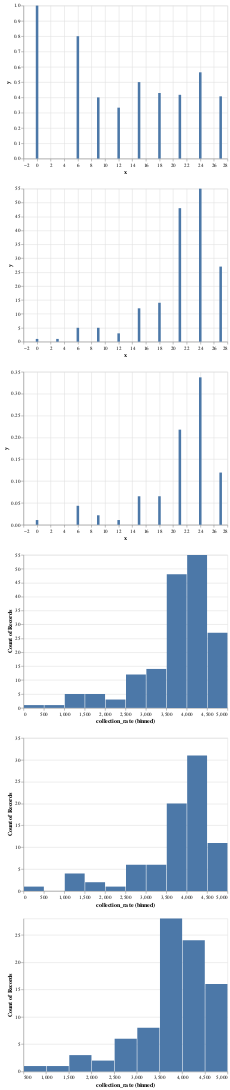

The code cell stored with this chart in its notebook:
### Code cell
binned_matches = all_matches = alt.Chart(
    pd.DataFrame({
        'y': map(lambda x: x[0], binned_winrates),
        'x': [3 * i for i in range(0, len(binned_winrates))],
    })
).mark_bar().encode(
    x='x',
    y='y',
)
binned_count = all_matches = alt.Chart(
    pd.DataFrame({
        'y': map(lambda x: x[1], binned_winrates),
        'x': [3 * i for i in range(0, len(binned_winrates))],
    })
).mark_bar().encode(
    x='x',
    y='y',
)
binned_exp = all_matches = alt.Chart(
    pd.DataFrame({
        'y': map(lambda x: 1.9896907216494846 * ((x[0] * x[1]) / len(outcomes)), binned_winrates),
        'x': [3 * i for i in range(0, len(binned_winrates))],
    })
).mark_bar().encode(
    x='x',
    y='y',
)

wins = len(outcomes[outcomes['outcome'] == 'win'])
losses = len(outcomes[outcomes['outcome'] == 'loss'])
print(wins / (wins + losses), wins, losses)
print(sum(map(lambda x: (x[0] * x[1]) / len(outcomes), binned_winrates)))
print(1 / (wins / (wins + losses)))
print(list(map(lambda x: round(4 * 400 * 1.9896907216494846 * ((x[0] * x[1]) / len(outcomes)), 0), binned_winrates)))
print(list(map(lambda x: round(1.9896907216494846 * ((x[0] * x[1]) / len(outcomes)), 3), binned_winrates)))

all_matches = alt.Chart(collection_outcomes[collection_outcomes['race'] == 'Terran']).mark_bar().encode(
    x=alt.X('collection_rate:Q', bin=True),
    y='count()',
) 
wins = alt.Chart(collection_outcomes[(collection_outcomes['outcome'] == 'win') & (collection_outcomes['race'] == 'Terran')]).mark_bar().encode(
    x=alt.X('collection_rate:Q', bin=True),
    y='count()',
)
losses = alt.Chart(collection_outcomes[(collection_outcomes['outcome'] == 'loss') & (collection_outcomes['race'] == 'Terran')]).mark_bar().encode(
    x=alt.X('collection_rate:Q', bin=True),
    y='count()',
)

(binned_matches & binned_count & binned_exp) & all_matches & wins & losses

### Figure 1 — Vega-Lite specification as saved in the notebook (floating-point values rounded to 4 significant figures; data arrays with more than 128 entries replaced by an {"elided": "..."} marker saying what was removed)
{"config": {"view": {"continuousWidth": 400, "continuousHeight": 300}}, "vconcat": [{"data": {"name": "data-786fbffde0fc3e38a4419a1b1bd3f7e3"}, "mark": "bar", "encoding": {"x": {"type": "quantitative", "field": "x"}, "y": {"type": "quantitative", "field": "y"}}}, {"data": {"name": "data-962db98a0335a9382ed4240be7ad3c82"}, "mark": "bar", "encoding": {"x": {"type": "quantitative", "field": "x"}, "y": {"type": "quantitative", "field": "y"}}}, {"data": {"name": "data-edfc20b56d4451bbc9bd3a8e52faf63b"}, "mark": "bar", "encoding": {"x": {"type": "quantitative", "field": "x"}, "y": {"type": "quantitative", "field": "y"}}}, {"data": {"name": "data-b9f6253cef514498454eaae1984e93b8"}, "mark": "bar", "encoding": {"x": {"type": "quantitative", "bin": true, "field": "collection_rate"}, "y": {"type": "quantitative", "aggregate": "count"}}}, {"data": {"name": "data-6ea9c10a022f20350533e5da49618ae1"}, "mark": "bar", "encoding": {"x": {"type": "quantitative", "bin": true, "field": "collection_rate"}, "y": {"type": "quantitative", "aggregate": "count"}}}, {"data": {"name": "data-af88b56b29fb7526914260584f8719f2"}, "mark": "bar", "encoding": {"x": {"type": "quantitative", "bin": true, "field": "collection_rate"}, "y": {"type": "quantitative", "aggregate": "count"}}}], "$schema": "https://vega.github.io/schema/vega-lite/v4.8.1.json", "datasets": {"data-786fbffde0fc3e38a4419a1b1bd3f7e3": [{"y": 1.0, "x": 0}, {"y": 0.0, "x": 3}, {"y": 0.8, "x": 6}, {"y": 0.4, "x": 9}, {"y": 0.333, "x": 12}, {"y": 0.5, "x": 15}, {"y": 0.429, "x": 18}, {"y": 0.417, "x": 21}, {"y": 0.564, "x": 24}, {"y": 0.407, "x": 27}], "data-962db98a0335a9382ed4240be7ad3c82": [{"y": 1, "x": 0}, {"y": 1, "x": 3}, {"y": 5, "x": 6}, {"y": 5, "x": 9}, {"y": 3, "x": 12}, {"y": 12, "x": 15}, {"y": 14, "x": 18}, {"y": 48, "x": 21}, {"y": 55, "x": 24}, {"y": 27, "x": 27}], "data-edfc20b56d4451bbc9bd3a8e52faf63b": [{"y": 0.01087, "x": 0}, {"y": 0.0, "x": 3}, {"y": 0.04349, "x": 6}, {"y": 0.02175, "x": 9}, {"y": 0.01086, "x": 12}, {"y": 0.06524, "x": 15}, {"y": 0.0653, "x": 18}, {"y": 0.2176, "x": 21}, {"y": 0.3373, "x": 24}, {"y": 0.1195, "x": 27}], "data-b9f6253cef514498454eaae1984e93b8": {"elided": "171 records"}, "data-6ea9c10a022f20350533e5da49618ae1": [{"outcome": "win", "race": "Terran", "collection_rate": 3599}, {"outcome": "win", "race": "Terran", "collection_rate": 4770}, {"outcome": "win", "race": "Terran", "collection_rate": 3134}, {"outcome": "win", "race": "Terran", "collection_rate": 4215}, {"outcome": "win", "race": "Terran", "collection_rate": 4204}, {"outcome": "win", "race": "Terran", "collection_rate": 3862}, {"outcome": "win", "race": "Terran", "collection_rate": 1785}, {"outcome": "win", "race": "Terran", "collection_rate": 3986}, {"outcome": "win", "race": "Terran", "collection_rate": 3565}, {"outcome": "win", "race": "Terran", "collection_rate": 1091}, {"outcome": "win", "race": "Terran", "collection_rate": 4176}, {"outcome": "win", "race": "Terran", "collection_rate": 335}, {"outcome": "win", "race": "Terran", "collection_rate": 2507}, {"outcome": "win", "race": "Terran", "collection_rate": 4086}, {"outcome": "win", "race": "Terran", "collection_rate": 3510}, {"outcome": "win", "race": "Terran", "collection_rate": 3969}, {"outcome": "win", "race": "Terran", "collection_rate": 4338}, {"outcome": "win", "race": "Terran", "collection_rate": 4048}, {"outcome": "win", "race": "Terran", "collection_rate": 1091}, {"outcome": "win", "race": "Terran", "collection_rate": 3941}, {"outcome": "win", "race": "Terran", "collection_rate": 2933}, {"outcome": "win", "race": "Terran", "collection_rate": 3549}, {"outcome": "win", "race": "Terran", "collection_rate": 4120}, {"outcome": "win", "race": "Terran", "collection_rate": 3896}, {"outcome": "win", "race": "Terran", "collection_rate": 4142}, {"outcome": "win", "race": "Terran", "collection_rate": 2507}, {"outcome": "win", "race": "Terran", "collection_rate": 4098}, {"outcome": "win", "race": "Terran", "collection_rate": 3538}, {"outcome": "win", "race": "Terran", "collection_rate": 3258}, {"outcome": "win", "race": "Terran", "collection_rate": 1315}, {"outcome": "win", "race": "Terran", "collection_rate": 4002}, {"outcome": "win", "race": "Terran", "collection_rate": 1119}, {"outcome": "win", "race": "Terran", "collection_rate": 4058}, {"outcome": "win", "race": "Terran", "collection_rate": 4036}, {"outcome": "win", "race": "Terran", "collection_rate": 4355}, {"outcome": "win", "race": "Terran", "collection_rate": 4092}, {"outcome": "win", "race": "Terran", "collection_rate": 4120}, {"outcome": "win", "race": "Terran", "collection_rate": 4551}, {"outcome": "win", "race": "Terran", "collection_rate": 3851}, {"outcome": "win", "race": "Terran", "collection_rate": 2518}, {"outcome": "win", "race": "Terran", "collection_rate": 2350}, {"outcome": "win", "race": "Terran", "collection_rate": 4579}, {"outcome": "win", "race": "Terran", "collection_rate": 4170}, {"outcome": "win", "race": "Terran", "collection_rate": 3907}, {"outcome": "win", "race": "Terran", "collection_rate": 3885}, {"outcome": "win", "race": "Terran", "collection_rate": 3554}, {"outcome": "win", "race": "Terran", "collection_rate": 3554}, {"outcome": "win", "race": "Terran", "collection_rate": 4467}, {"outcome": "win", "race": "Terran", "collection_rate": 4467}, {"outcome": "win", "race": "Terran", "collection_rate": 4361}, {"outcome": "win", "race": "Terran", "collection_rate": 4568}, {"outcome": "win", "race": "Terran", "collection_rate": 4131}, {"outcome": "win", "race": "Terran", "collection_rate": 4697}, {"outcome": "win", "race": "Terran", "collection_rate": 3526}, {"outcome": "win", "race": "Terran", "collection_rate": 3308}, {"outcome": "win", "race": "Terran", "collection_rate": 4518}, {"outcome": "win", "race": "Terran", "collection_rate": 3504}, {"outcome": "win", "race": "Terran", "collection_rate": 4215}, {"outcome": "win", "race": "Terran", "collection_rate": 3162}, {"outcome": "win", "race": "Terran", "collection_rate": 3638}, {"outcome": "win", "race": "Terran", "collection_rate": 4641}, {"outcome": "win", "race": "Terran", "collection_rate": 4333}, {"outcome": "win", "race": "Terran", "collection_rate": 4428}, {"outcome": "win", "race": "Terran", "collection_rate": 3303}, {"outcome": "win", "race": "Terran", "collection_rate": 4075}, {"outcome": "win", "race": "Terran", "collection_rate": 4490}, {"outcome": "win", "race": "Terran", "collection_rate": 1874}, {"outcome": "win", "race": "Terran", "collection_rate": 4204}, {"outcome": "win", "race": "Terran", "collection_rate": 2922}, {"outcome": "win", "race": "Terran", "collection_rate": 4450}, {"outcome": "win", "race": "Terran", "collection_rate": 4344}, {"outcome": "win", "race": "Terran", "collection_rate": 4893}, {"outcome": "win", "race": "Terran", "collection_rate": 4316}, {"outcome": "win", "race": "Terran", "collection_rate": 4680}, {"outcome": "win", "race": "Terran", "collection_rate": 2524}, {"outcome": "win", "race": "Terran", "collection_rate": 4501}, {"outcome": "win", "race": "Terran", "collection_rate": 3174}, {"outcome": "win", "race": "Terran", "collection_rate": 3650}, {"outcome": "win", "race": "Terran", "collection_rate": 4322}, {"outcome": "win", "race": "Terran", "collection_rate": 4854}, {"outcome": "win", "race": "Terran", "collection_rate": 4114}, {"outcome": "win", "race": "Terran", "collection_rate": 3896}], "data-af88b56b29fb7526914260584f8719f2": [{"outcome": "loss", "race": "Terran", "collection_rate": 3879}, {"outcome": "loss", "race": "Terran", "collection_rate": 4988}, {"outcome": "loss", "race": "Terran", "collection_rate": 4641}, {"outcome": "loss", "race": "Terran", "collection_rate": 2518}, {"outcome": "loss", "race": "Terran", "collection_rate": 3560}, {"outcome": "loss", "race": "Terran", "collection_rate": 4355}, {"outcome": "loss", "race": "Terran", "collection_rate": 3834}, {"outcome": "loss", "race": "Terran", "collection_rate": 4350}, {"outcome": "loss", "race": "Terran", "collection_rate": 3689}, {"outcome": "loss", "race": "Terran", "collection_rate": 839}, {"outcome": "loss", "race": "Terran", "collection_rate": 4646}, {"outcome": "loss", "race": "Terran", "collection_rate": 4014}, {"outcome": "loss", "race": "Terran", "collection_rate": 3476}, {"outcome": "loss", "race": "Terran", "collection_rate": 2490}, {"outcome": "loss", "race": "Terran", "collection_rate": 3610}, {"outcome": "loss", "race": "Terran", "collection_rate": 1544}, {"outcome": "loss", "race": "Terran", "collection_rate": 4226}, {"outcome": "loss", "race": "Terran", "collection_rate": 4350}, {"outcome": "loss", "race": "Terran", "collection_rate": 4450}, {"outcome": "loss", "race": "Terran", "collection_rate": 2854}, {"outcome": "loss", "race": "Terran", "collection_rate": 3403}, {"outcome": "loss", "race": "Terran", "collection_rate": 4260}, {"outcome": "loss", "race": "Terran", "collection_rate": 3336}, {"outcome": "loss", "race": "Terran", "collection_rate": 3498}, {"outcome": "loss", "race": "Terran", "collection_rate": 4842}, {"outcome": "loss", "race": "Terran", "collection_rate": 4781}, {"outcome": "loss", "race": "Terran", "collection_rate": 4775}, {"outcome": "loss", "race": "Terran", "collection_rate": 3526}, {"outcome": "loss", "race": "Terran", "collection_rate": 3969}, {"outcome": "loss", "race": "Terran", "collection_rate": 4260}, {"outcome": "loss", "race": "Terran", "collection_rate": 4081}, {"outcome": "loss", "race": "Terran", "collection_rate": 3728}, {"outcome": "loss", "race": "Terran", "collection_rate": 3728}, {"outcome": "loss", "race": "Terran", "collection_rate": 3868}, {"outcome": "loss", "race": "Terran", "collection_rate": 2866}, {"outcome": "loss", "race": "Terran", "collection_rate": 4602}, {"outcome": "loss", "race": "Terran", "collection_rate": 3930}, {"outcome": "loss", "race": "Terran", "collection_rate": 3790}, {"outcome": "loss", "race": "Terran", "collection_rate": 3638}, {"outcome": "loss", "race": "Terran", "collection_rate": 4579}, {"outcome": "loss", "race": "Terran", "collection_rate": 3683}, {"outcome": "loss", "race": "Terran", "collection_rate": 4439}, {"outcome": "loss", "race": "Terran", "collection_rate": 2373}, {"outcome": "loss", "race": "Terran", "collection_rate": 4120}, {"outcome": "loss", "race": "Terran", "collection_rate": 4344}, {"outcome": "loss", "race": "Terran", "collection_rate": 4176}, {"outcome": "loss", "race": "Terran", "collection_rate": 3778}, {"outcome": "loss", "race": "Terran", "collection_rate": 4142}, {"outcome": "loss", "race": "Terran", "collection_rate": 3308}, {"outcome": "loss", "race": "Terran", "collection_rate": 4148}, {"outcome": "loss", "race": "Terran", "collection_rate": 4495}, {"outcome": "loss", "race": "Terran", "collection_rate": 3874}, {"outcome": "loss", "race": "Terran", "collection_rate": 2821}, {"outcome": "loss", "race": "Terran", "collection_rate": 2714}, {"outcome": "loss", "race": "Terran", "collection_rate": 1119}, {"outcome": "loss", "race": "Terran", "collection_rate": 3510}, {"outcome": "loss", "race": "Terran", "collection_rate": 4562}, {"outcome": "loss", "race": "Terran", "collection_rate": 4445}, {"outcome": "loss", "race": "Terran", "collection_rate": 3336}, {"outcome": "loss", "race": "Terran", "collection_rate": 2854}, {"outcome": "loss", "race": "Terran", "collection_rate": 3846}, {"outcome": "loss", "race": "Terran", "collection_rate": 4165}, {"outcome": "loss", "race": "Terran", "collection_rate": 3801}, {"outcome": "loss", "race": "Terran", "collection_rate": 3599}, {"outcome": "loss", "race": "Terran", "collection_rate": 4898}, {"outcome": "loss", "race": "Terran", "collection_rate": 3868}, {"outcome": "loss", "race": "Terran", "collection_rate": 4613}, {"outcome": "loss", "race": "Terran", "collection_rate": 3442}, {"outcome": "loss", "race": "Terran", "collection_rate": 4305}, {"outcome": "loss", "race": "Terran", "collection_rate": 3599}, {"outcome": "loss", "race": "Terran", "collection_rate": 3638}, {"outcome": "loss", "race": "Terran", "collection_rate": 3616}, {"outcome": "loss", "race": "Terran", "collection_rate": 1964}, {"outcome": "loss", "race": "Terran", "collection_rate": 4798}, {"outcome": "loss", "race": "Terran", "collection_rate": 4198}, {"outcome": "loss", "race": "Terran", "collection_rate": 4428}, {"outcome": "loss", "race": "Terran", "collection_rate": 4613}, {"outcome": "loss", "race": "Terran", "collection_rate": 3918}, {"outcome": "loss", "race": "Terran", "collection_rate": 4266}, {"outcome": "loss", "race": "Terran", "collection_rate": 4378}, {"outcome": "loss", "race": "Terran", "collection_rate": 3896}, {"outcome": "loss", "race": "Terran", "collection_rate": 3711}, {"outcome": "loss", "race": "Terran", "collection_rate": 3487}, {"outcome": "loss", "race": "Terran", "collection_rate": 4344}, {"outcome": "loss", "race": "Terran", "collection_rate": 4809}, {"outcome": "loss", "race": "Terran", "collection_rate": 4529}, {"outcome": "loss", "race": "Terran", "collection_rate": 4781}, {"outcome": "loss", "race": "Terran", "collection_rate": 3997}, {"outcome": "loss", "race": "Terran", "collection_rate": 1701}]}}
